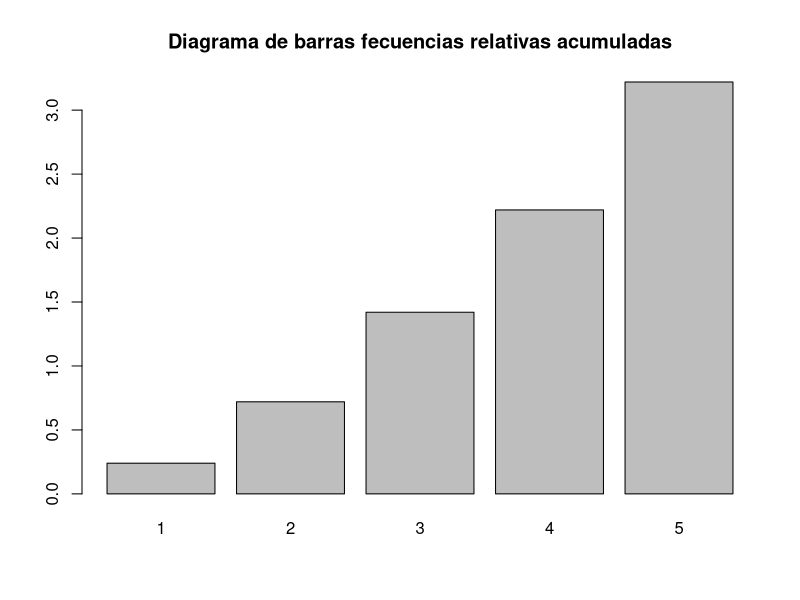
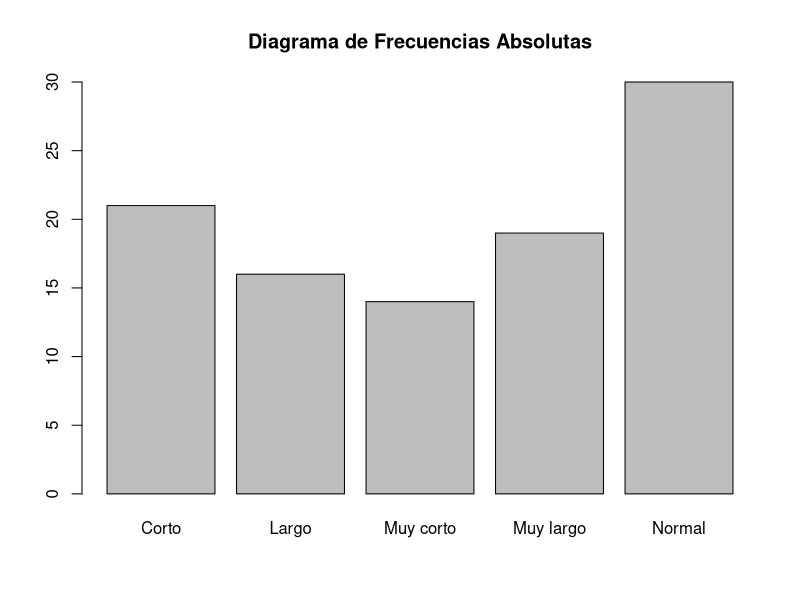
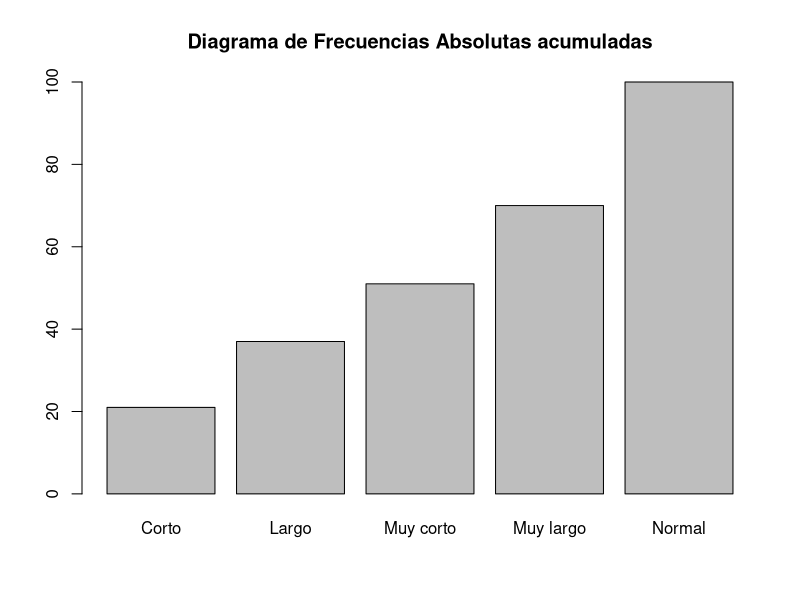
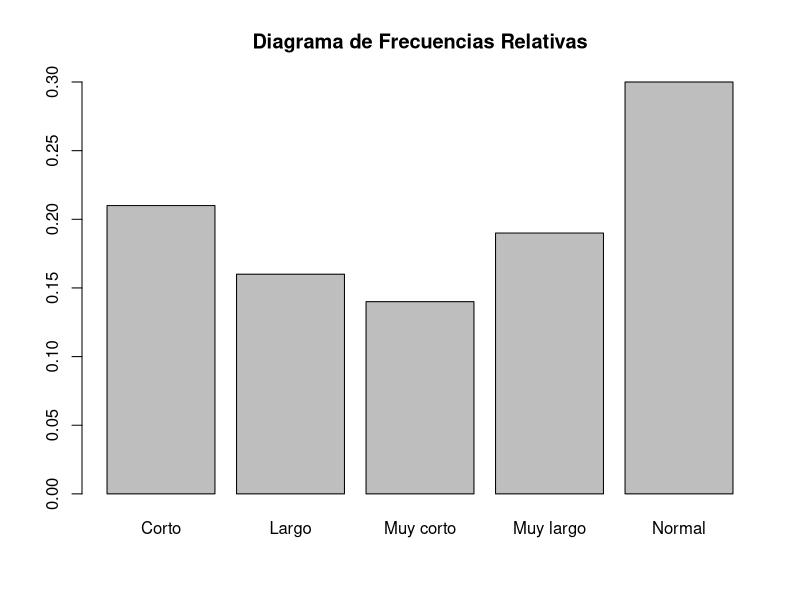
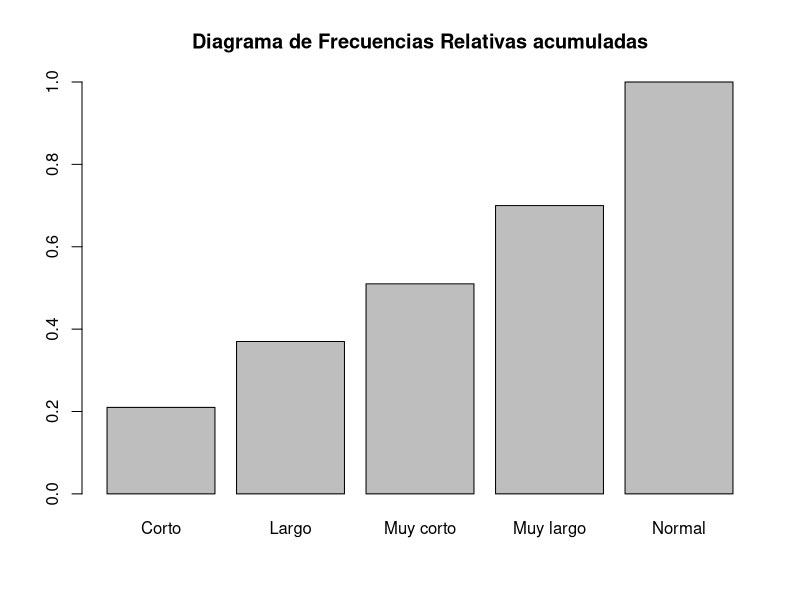

Source code (R) for these figures, in order:
## ---- chunk 1
knitr::opts_chunk$set(echo = TRUE)
## ---- chunk 2
notas = ordered(c("S","A","N","Ex","S","S","Ex","Ex","N","A","A","A","A"
                  ,"N","S"), levels = c("S","A","N","Ex"))

table(notas)
## ---- chunk 3
set.seed(2018)
clientes = sample(1:5, 50, replace = TRUE)
clientes
set.seed(NULL)
## ---- chunk 4
clientes = ordered(clientes)
Absoluta = table(clientes)
Relativa = prop.table(table(clientes))
Acumulada.Rel = cumsum(Relativa)
Acumulada.Abs = cumsum(Absoluta)

Absoluta
Relativa
Acumulada.Rel
Acumulada.Abs

barplot(cumsum(Acumulada.Rel), main = "Diagrama de barras fecuencias relativas acumuladas")
## ---- chunk 5
longitud = ordered(sample(c("Muy corto","Corto","Normal","Largo","Muy largo"),
                          size = 100, replace = TRUE))

Fr.Abs = table(longitud)
Fr.Abs

Fr.Rel = prop.table(Fr.Abs)
Fr.Rel

Fr.Acum= cumsum(Fr.Abs)
Fr.Acum

Fr.RAcum = cumsum(Fr.Rel)
Fr.RAcum

barplot(Fr.Abs, main = "Diagrama de Frecuencias Absolutas")
barplot(Fr.Acum, main = "Diagrama de Frecuencias Absolutas acumuladas")
barplot(Fr.Rel, main = "Diagrama de Frecuencias Relativas")
barplot(Fr.RAcum, main = "Diagrama de Frecuencias Relativas acumuladas")
